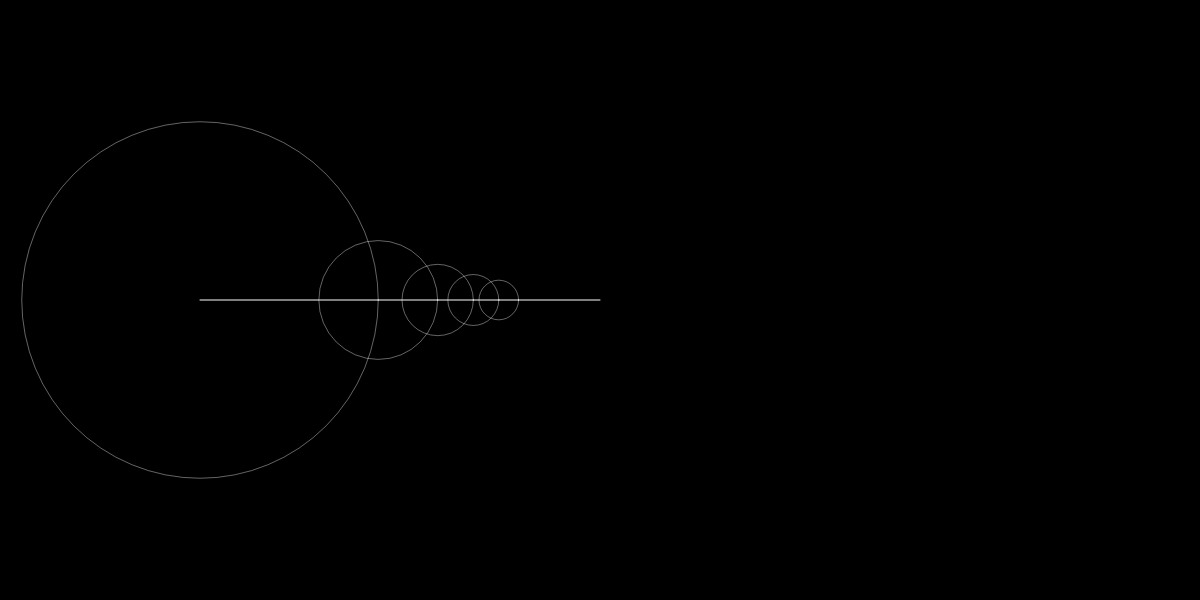
Frame 1 (no input)
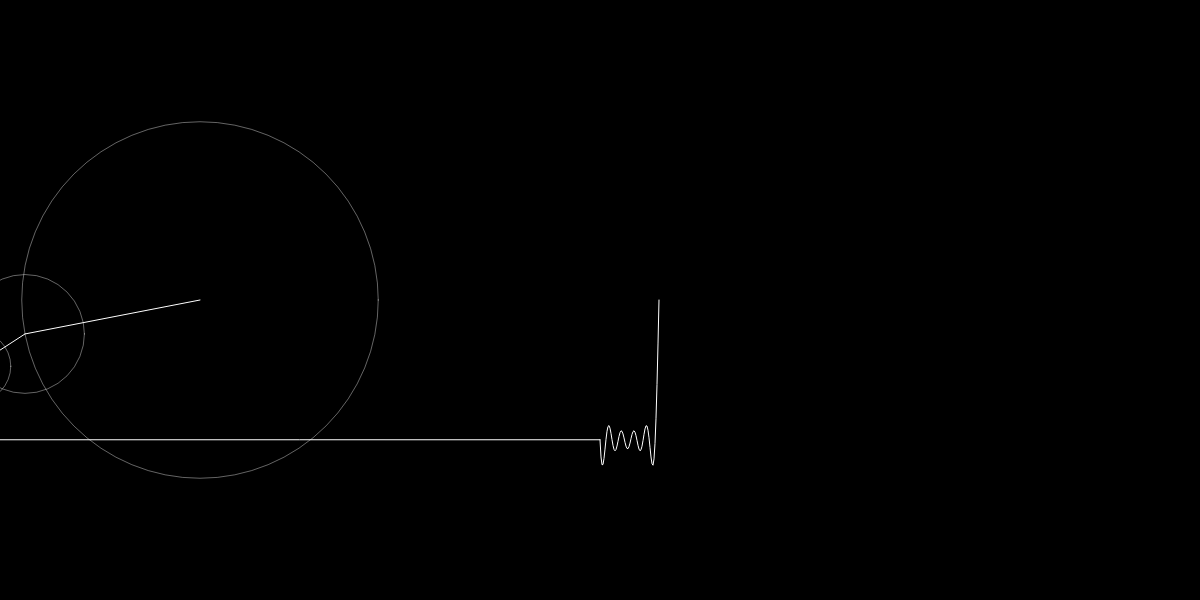
Frame 60 (no input)
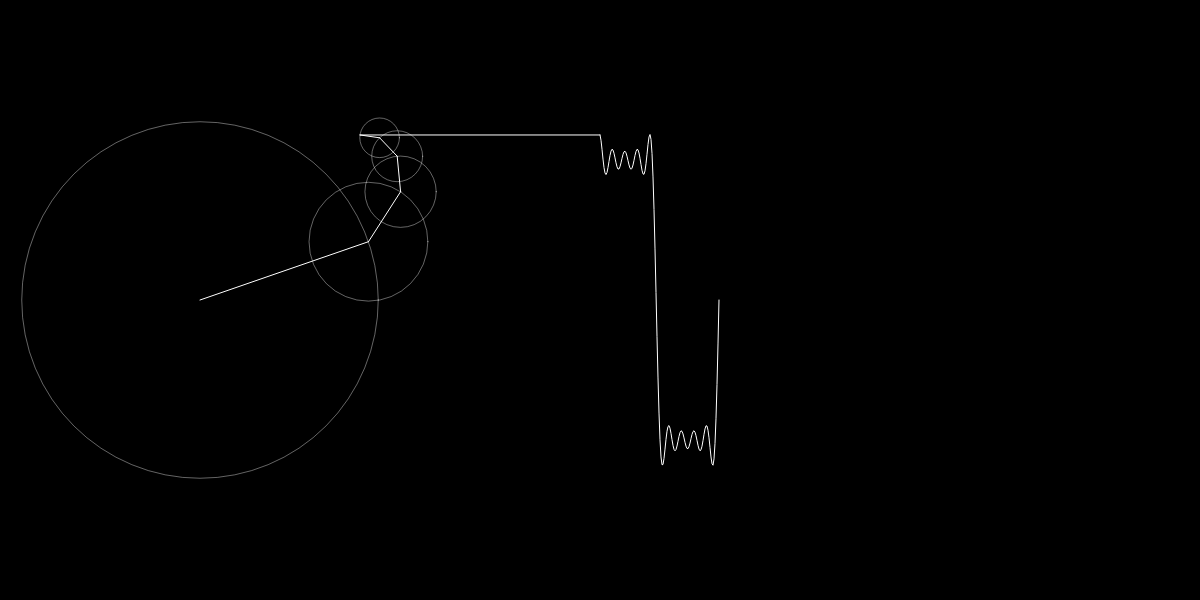
Frame 120 (the mouse pressed at the canvas centre since frame 60)

The p5.js sketch that drew these frames (run headless with seeded random() and noise() and a simulated clock; from frame 60 on, the mouse is pressed at the canvas centre):

// p5.js sketch
// ── sketch.js
let time = 0;
let wave = [];

let slider;

function setup() {
  createCanvas(1200, 600);
  slider = createSlider(1, 20, 5);
}

function draw() {
  background(0);
  translate(200, 300);

  let x = 0;
  let y = 0;

  for (let i = 0; i < slider.value(); i++) {
    let prevx = x;
    let prevy = y;

    let n = i * 2 + 1;
    let radius = 140 * (4 / (n * PI));
    x += radius * cos(n * time);
    y += radius * sin(n * time);

    stroke(255, 100);
    noFill();
    ellipse(prevx, prevy, radius * 2);

    //fill(255);
    stroke(255);
    line(prevx, prevy, x, y);
    //ellipse(x, y, 8);
  }
  wave.unshift(y);


  translate(400, 0);
  line(x - 400, y, 0, wave[0]);
  beginShape();
  noFill();
  for (let i = 0; i < wave.length; i++) {
    vertex(i, wave[i]);
  }
  endShape();

  time += 0.05;

  if (wave.length > 1000) {
    wave.pop();
  }
}
